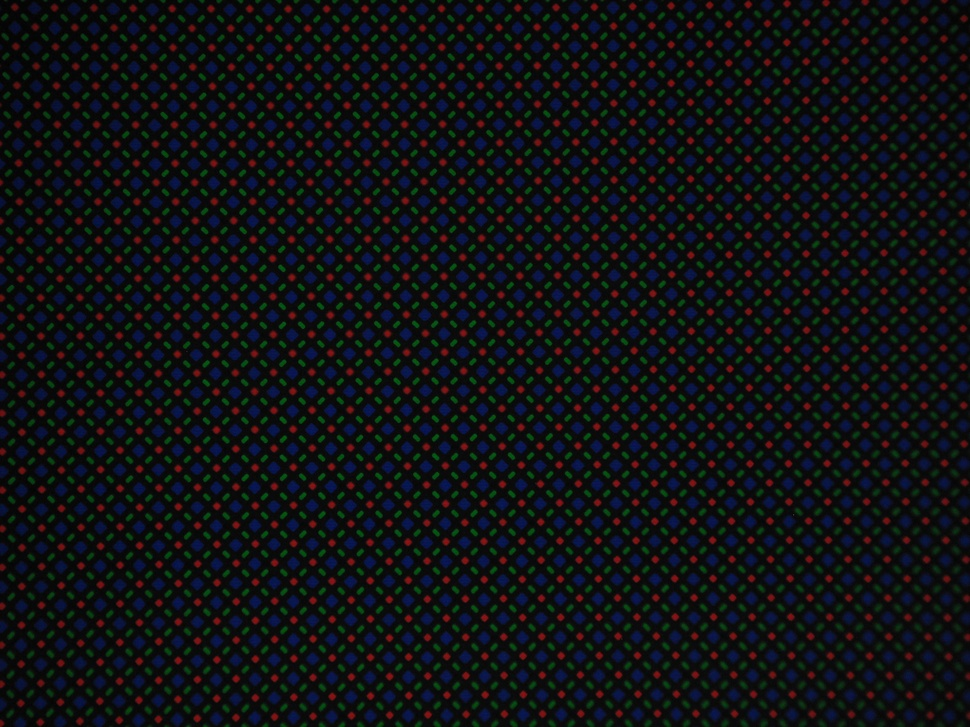
#> input picture L5.jpg, 970 x 727 px, shrunk from 3396 x 2547 before the run
$ python distortion.py
#> lines starting #> are read from the running program, lines starting #| are printed output that depends on the picture; after the words box and inside, x2 and y2 are one past the last pixel; in counts of white or black regions, pixels touching at a corner belong together
#> further down, image is the input picture: shape (727, 970, 3); mean B, G, R 19.1, 17.6, 15.5
import cv2
import numpy as np
import matplotlib.pyplot as plt

def match_centroids_to_grid_matrix(x_coords_rotated, y_coords_rotated, centroids, row, col, height, width, min_distance):
    matched = {}
    unused_centroids = centroids.tolist()

    for i in range (row, -1, -1) :
        delta_x, delta_y = 0, 0
        for j in range (col, x_coords_rotated.shape[1]) :
            x = x_coords_rotated[i, j]
            y = y_coords_rotated[i, j]
            shifted_x, shifted_y = x + delta_x, y + delta_y
            distances = np.sqrt((centroids[:, 0] - shifted_x) ** 2 + (centroids[:, 1] - shifted_y) ** 2)
            nearest_idx = np.argmin(distances)
            nearest_centroid = centroids[nearest_idx]
            if any(np.array_equal(nearest_centroid, centroid) for centroid in unused_centroids) and np.min(distances) < min_distance:
                matched[(x, y)] = tuple(nearest_centroid)
                for idx, centroid in enumerate(unused_centroids):
                    if np.array_equal(centroid, nearest_centroid):
                        del unused_centroids[idx]
                        break
                delta_x = nearest_centroid[0] - x
                delta_y = nearest_centroid[1] - y

    for i in range (row + 1, x_coords_rotated.shape[0]) :
        delta_x, delta_y = 0, 0
        for j in range (col, x_coords_rotated.shape[1]) :
            x = x_coords_rotated[i, j]
            y = y_coords_rotated[i, j]
            shifted_x, shifted_y = x + delta_x, y + delta_y
            distances = np.sqrt((centroids[:, 0] - shifted_x) ** 2 + (centroids[:, 1] - shifted_y) ** 2)
            nearest_idx = np.argmin(distances)
            nearest_centroid = centroids[nearest_idx]
            if any(np.array_equal(nearest_centroid, centroid) for centroid in unused_centroids) and np.min(distances) < min_distance:
                matched[(x, y)] = tuple(nearest_centroid)
                for idx, centroid in enumerate(unused_centroids):
                    if np.array_equal(centroid, nearest_centroid):
                        del unused_centroids[idx]
                        break
                delta_x = nearest_centroid[0] - x
                delta_y = nearest_centroid[1] - y

    for i in range (row + 1, x_coords_rotated.shape[0]) :
        delta_x, delta_y = 0, 0
        for j in range (col - 1, -1, -1) :
            x = x_coords_rotated[i, j]
            y = y_coords_rotated[i, j]
            shifted_x, shifted_y = x + delta_x, y + delta_y
            distances = np.sqrt((centroids[:, 0] - shifted_x) ** 2 + (centroids[:, 1] - shifted_y) ** 2)
            nearest_idx = np.argmin(distances)
            nearest_centroid = centroids[nearest_idx]
            if any(np.array_equal(nearest_centroid, centroid) for centroid in unused_centroids) and np.min(distances) < min_distance:
                matched[(x, y)] = tuple(nearest_centroid)
                for idx, centroid in enumerate(unused_centroids):
                    if np.array_equal(centroid, nearest_centroid):
                        del unused_centroids[idx]
                        break
                delta_x = nearest_centroid[0] - x
                delta_y = nearest_centroid[1] - y

    for i in range (row, -1, -1) :
        delta_x, delta_y = 0, 0
        for j in range (col - 1, -1, -1) :
            x = x_coords_rotated[i, j]
            y = y_coords_rotated[i, j]
            shifted_x, shifted_y = x + delta_x, y + delta_y
            distances = np.sqrt((centroids[:, 0] - shifted_x) ** 2 + (centroids[:, 1] - shifted_y) ** 2)
            nearest_idx = np.argmin(distances)
            nearest_centroid = centroids[nearest_idx]
            if any(np.array_equal(nearest_centroid, centroid) for centroid in unused_centroids) and np.min(distances) < min_distance:
                matched[(x, y)] = tuple(nearest_centroid)
                for idx, centroid in enumerate(unused_centroids):
                    if np.array_equal(centroid, nearest_centroid):
                        del unused_centroids[idx]
                        break
                delta_x = nearest_centroid[0] - x
                delta_y = nearest_centroid[1] - y

    return matched


def get_binary_image(image, window_size=128) :
#> called with window_size = 128
    processed_image = np.zeros_like(image, dtype=np.uint8)
    height, width = image.shape
#> height = 727; width = 970
    for y in range(0, height, window_size):
        for x in range(0, width, window_size):
            window = image[y:y+window_size, x:x+window_size]

            mean_intensity = np.mean(window)
            std_intensity = np.std(window)

            threshold = mean_intensity + 1.5*std_intensity
            binary_window = (window > threshold)
            processed_image[y:y+window_size, x:x+window_size][binary_window] = 255
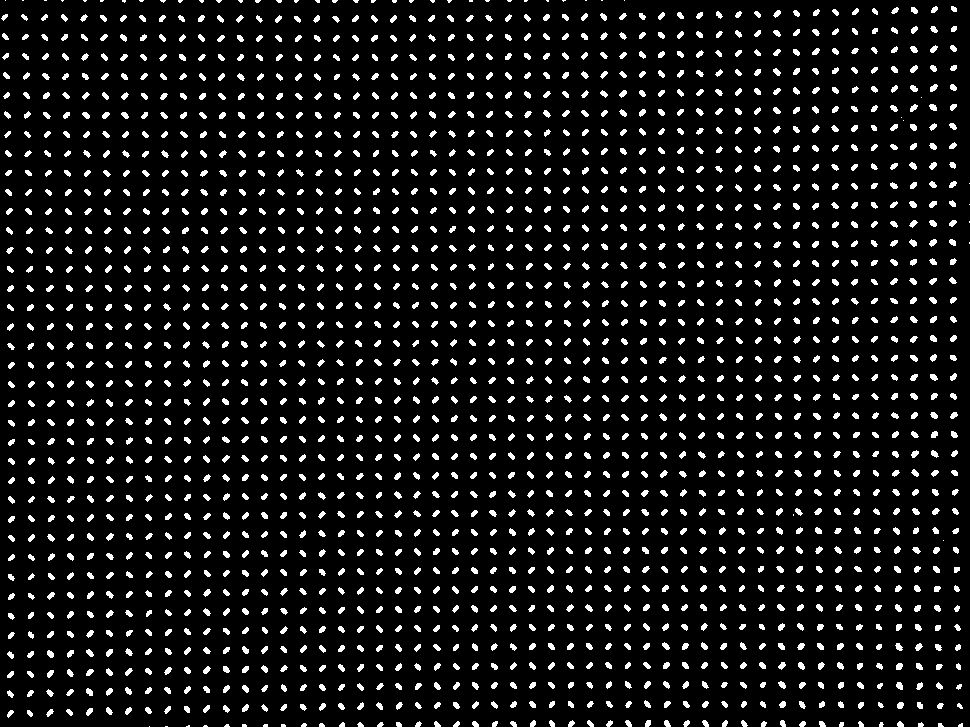
#> processed_image: shape (727, 970); 8.9% white; 1935 white regions (54 under 20 px), largest, box (x1, y1, x2, y2) and area: (930, 84, 938, 92) 43, (896, 682, 903, 690) 43, (929, 104, 937, 111) 42
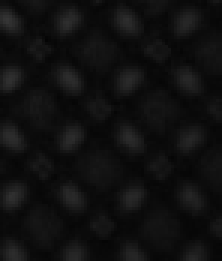
#> window: shape (87, 74) (shown 3 times larger); min 4, max 53, mean 16.3
    return processed_image


def rotate_grid(x_coords, y_coords, central_centroid, tg_angle):
    theta = np.arctan(tg_angle)
    rotation_matrix = np.array([
        [np.cos(theta), -np.sin(theta)],
        [np.sin(theta), np.cos(theta)]
    ])

    translated_points = np.vstack([x_coords.ravel() - central_centroid[0], y_coords.ravel() - central_centroid[1]])
    rotated_points = rotation_matrix @ translated_points

    rotated_points[0] += central_centroid[0]
    rotated_points[1] += central_centroid[1]

    x_coords_rotated = rotated_points[0].reshape(x_coords.shape)
    y_coords_rotated = rotated_points[1].reshape(y_coords.shape)

    return x_coords_rotated, y_coords_rotated


def get_centroinds(green_channel):
    thresh = get_binary_image(green_channel)
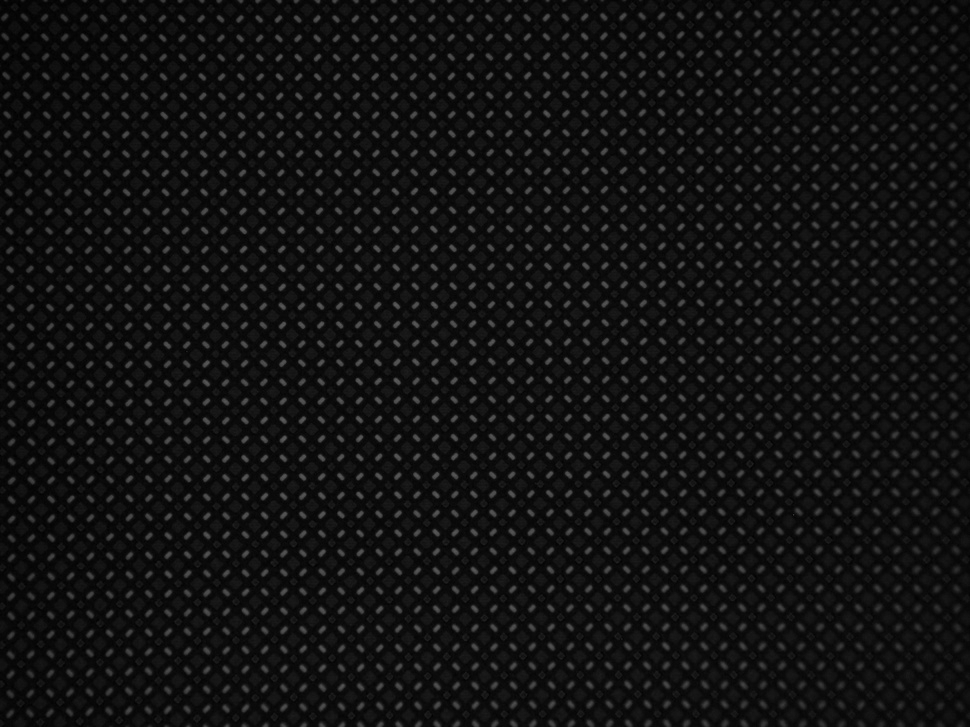
#> green_channel: shape (727, 970); min 0, max 95, mean 17.6
    image = cv2.medianBlur(thresh, 9)
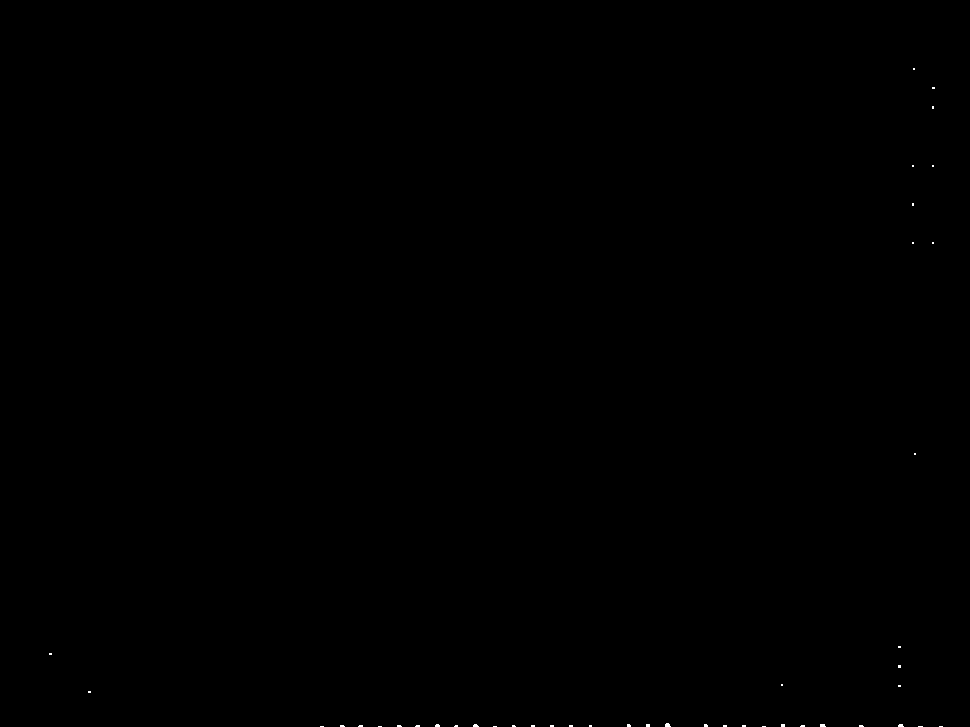
#> image: shape (727, 970); 0.05% white; 44 white regions (44 under 20 px)
    contours, _ = cv2.findContours(image, cv2.RETR_EXTERNAL, cv2.CHAIN_APPROX_SIMPLE)
#> contours = 44 contours, all with area under 20

    areas = np.array([cv2.contourArea(contour) for contour in contours])
#> areas = 44 values, max 11.5 at index 28, min 0 at index 0, mean 3.03
    mean_number = np.mean(areas) - 1.5*np.std(areas)
#> mean_number = -0.798
    filtered_contours = [contour for contour, area in zip(contours, areas) if area >= mean_number]
#> filtered_contours = 44 contours, all with area under 20

    centroids = []

    for contour in filtered_contours:
        M = cv2.moments(contour)
        if M['m00'] != 0:
            cX = int(M['m10'] / M['m00'])
            cY = int(M['m01'] / M['m00'])
            centroids.append((cX, cY))
#> this loop made 44 passes
#> (contour, cX, cY) on passes 7 to 17: ([[859, 725], [859, 726], [863, 726], [862, 725]], 860, 725), ([[801, 725], [800, 726], [804, 726], [804, 725]], 802, 725), ([[742, 725], [742, 726], [745, 726], [745, 725]], 743, 725), ([[723, 725], [723, 726], [726, 726], [726, 725]], 724, 725), ([[589, 725], [589, 726], [591, 726], [591, 725]], 590, 725), ([[569, 725], [569, 726], [572, 726], [572, 725]], 570, 725), ([[550, 725], [550, 726], [553, 726], [553, 725]], 551, 725), ([[531, 725], [531, 726], [534, 726], [534, 725]], 532, 725), ([[512, 725], [512, 726], [515, 726], [514, 725]], 513, 725), ([[455, 725], [454, 726], [457, 726], [457, 725]], 455, 725), ([[416, 725], [415, 726], [419, 726], [419, 725]], 417, 725)
#> (cX, cY) on passes 21, 22, 24, 26, 27, 28: (900, 725), (822, 725), (705, 725), (628, 725), (475, 725), (437, 725)
#> after the loop, centroids = 38 pairs, first value 50 to 933, second value 68 to 725

    centroids = np.array(centroids)

    height, width = image.shape
#> height = 727; width = 970

    center_x_min = width * 0.4
#> center_x_min = 388
    center_x_max = width * 0.6
#> center_x_max = 582
    center_y_min = height * 0.49
#> center_y_min = 356.2
    center_y_max = height * 0.51
#> center_y_max = 370.8

    central_centroids = []
    while len(central_centroids) < 2 :
        central_centroids = [
            (x, y) for x, y in centroids
            if center_x_min <= x <= center_x_max and center_y_min <= y <= center_y_max
        ]
        center_y_max = center_y_max + 10
        center_y_min = center_y_min + 10
#> after the loop, center_y_max = 740.8; center_y_min = 726.2
    central_centroids = np.array(central_centroids)
#> central_centroids = [[570, 725], [551, 725], [532, 725], [513, 725], [455, 725], [417, 725], [398, 725], [475, 725], [437, 725]]

    min_distance = float('inf')
    closest_pair = None

    for i in range(len(central_centroids)):
        for j in range(i + 1, len(central_centroids)):
            distance = np.linalg.norm(central_centroids[i] - central_centroids[j])
            if distance < min_distance:
                min_distance = distance
                closest_pair = (central_centroids[i], central_centroids[j])
#> this loop made 9 passes
#> after the loop, closest_pair = ([455, 725], [437, 725]); min_distance = 18

    central_centroids = sorted(central_centroids, key=lambda point: point[0])
#> central_centroids = [[398, 725], [417, 725], [437, 725], [455, 725], [475, 725], [513, 725], [532, 725], [551, 725], [570, 725]]
    central_centroid = central_centroids[0]
#> central_centroid = [398, 725]
    end_centroid = central_centroids[-1]
#> end_centroid = [570, 725]

    x_coords_right = np.arange(central_centroid[0]+ min_distance, width, min_distance)
#> x_coords_right = 31 values from 416 to 956
    x_coords_left = np.arange(central_centroid[0], 0, -min_distance)
    x_coords_left = x_coords_left[::-1]
#> x_coords_left = 23 values from 2 to 398
    x_coords = np.concatenate((x_coords_left, x_coords_right))
#> x_coords = 54 values from 2 to 956
    index_x = len(x_coords_left)

    y_coords_up = np.arange(central_centroid[1], 0, -min_distance)
    y_coords_up = y_coords_up[::-1]
    y_coords_down = np.arange(central_centroid[1] + min_distance, height, min_distance)
    y_coords = np.concatenate((y_coords_up, y_coords_down))
    index_y = len(y_coords_up)

    x_coords, y_coords = np.meshgrid(x_coords, y_coords)
    t_angle = (end_centroid[1] - central_centroid[1]) / (end_centroid[0] - central_centroid[0])
#> t_angle = 0
    x_coords_rotated , y_coords_rotated= rotate_grid(x_coords, y_coords, central_centroid, t_angle)
#> in rotate_grid, `rotation_matrix = np.array([ [np.cos(theta), -np.sin(theta)], [np.sin(..`: rotation_matrix = [[1, 0], [0, 1]]
#> in rotate_grid, `x_coords_rotated = rotated_points[0].reshape(x_coords.shape)`:
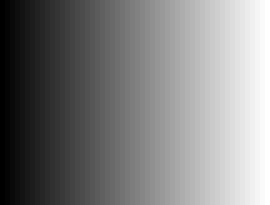
#> x_coords_rotated: shape (41, 54) float64 (shown 5 times larger); min 2, max 956, mean 479; drawn with min black and max white
#> in rotate_grid, `y_coords_rotated = rotated_points[1].reshape(y_coords.shape)`:
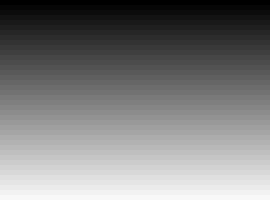
#> y_coords_rotated: shape (41, 54) float64 (shown 5 times larger); min 5, max 725, mean 365; drawn with min black and max white

    start_row, start_col = index_y, index_x

    output_image = np.zeros_like(image)
    output_image = cv2.cvtColor(output_image, cv2.COLOR_GRAY2BGR)
#> output_image: shape (727, 970, 3); every value is 0
    for c in centroids:
        if any((c == point).all() for point in central_centroids):
            cv2.circle(output_image, (c[0], c[1]), 5, (0,0,255), -1)
        else:
            cv2.circle(output_image, (c[0], c[1]), 5, (255,0,0), -1)
#> this loop made 38 passes
#> c on passes 1 to 12: [860, 725], [802, 725], [743, 725], [724, 725], [590, 725], [570, 725], [551, 725], [532, 725], [513, 725], [455, 725], [417, 725], [398, 725]
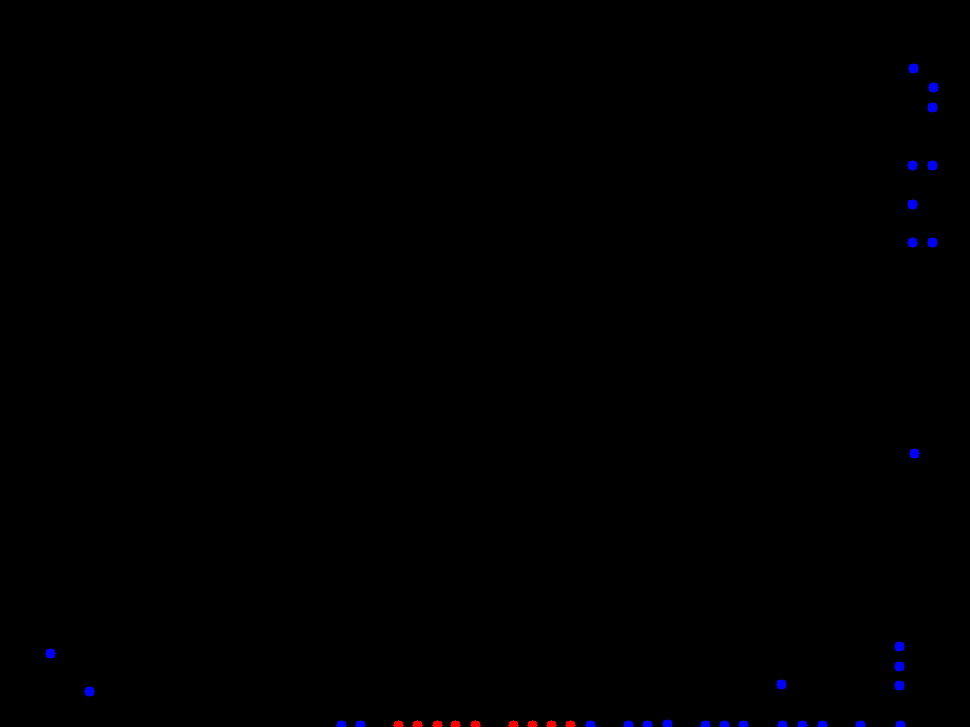
#> output_image: shape (727, 970, 3); mean B, G, R 0.7, 0, 0.2

    return match_centroids_to_grid_matrix(x_coords_rotated, y_coords_rotated, centroids, start_row-1, start_col-1, height, width, min_distance)
#> in match_centroids_to_grid_matrix, `unused_centroids = centroids.tolist()`: unused_centroids has the same summary as centroids in get_centroinds
#> after the loop in match_centroids_to_grid_matrix, `for i in range (row, -1, -1) :`: matched = 34 items
#> after the loop in match_centroids_to_grid_matrix, `for i in range (row, -1, -1) :`: matched = 38 items


def draw_grid(image, x_coords, y_coords, color=(0, 255, 0), thickness=1):
    for y in range(y_coords.shape[0]):
        cv2.line(image, (int(x_coords[y, 0]), int(y_coords[y, 0])), (int(x_coords[y, -1]), int(y_coords[y, -1])), color, thickness)
    for x in range(x_coords.shape[1]):
        cv2.line(image, (int(x_coords[0, x]), int(y_coords[0, x])), (int(x_coords[-1, x]), int(y_coords[-1, x])), color, thickness)
    return image


image = cv2.imread('L5.jpg', cv2.IMREAD_COLOR)
grid_to_centroid = get_centroinds(image[:, :, 1])
#> grid_to_centroid = 38 items

object_points = np.array([(x, y, 0) for (x, y) in grid_to_centroid.keys()], dtype=np.float32)
#> object_points = 38 rows, first 8: [398, 725, 0], [416, 725, 0], [434, 725, 0], [452, 725, 0], [470, 725, 0], [506, 725, 0], [524, 725, 0], [542, 725, 0]
image_points = np.array([value for value in grid_to_centroid.values()], dtype=np.float32)
#> image_points has the same summary as centroids in get_centroinds

image_size = image.shape[:2]
ret, camera_matrix, dist_coeffs, rvecs, tvecs = cv2.calibrateCamera(
    [object_points],
    [image_points],
    image_size, None, None
)
#> ret = 6.28; camera_matrix = [[2293.3, 0, 370.4], [0, 2290.6, 509.2], [0, 0, 1]]; dist_coeffs = [[-0.889, -14.72, 0.0546, 0.117, 236.7]]; rvecs = ([-0.0743, -0.166, -0.00563],); tvecs = ([-377.5, -523.4, 2128.9],)
new_camera_matrix, roi = cv2.getOptimalNewCameraMatrix(
    camera_matrix,
    dist_coeffs,
    image_size,
    0,
    image_size
)
#> new_camera_matrix = [[2222.2, 0, 397.5], [0, 2241, 527], [0, 0, 1]]; roi = (0, 0, 726, 969)

image = cv2.imread("11.jpg")

#> (the run stopped early here; a loop or call above may not have finished)
